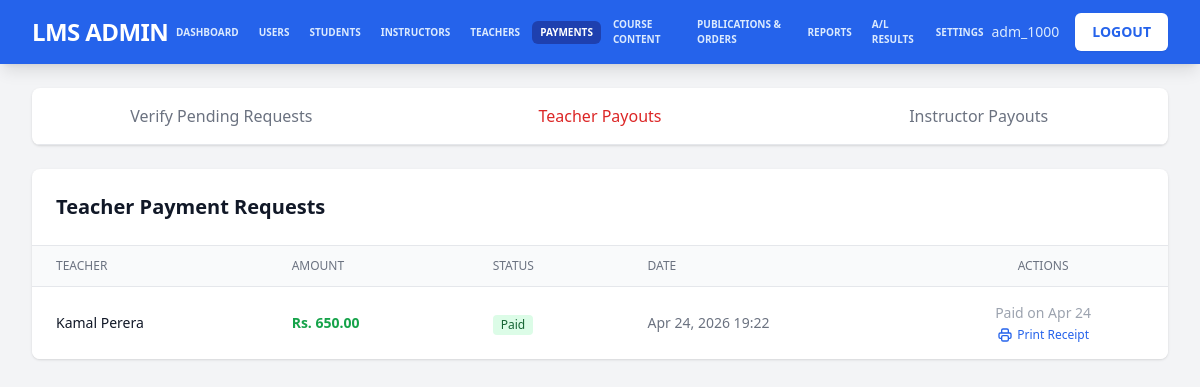
Page /admin/verify_payments.php?tab=teacher_req (signed in) on the committed database.
### tables this page shows
CREATE TABLE `teacher_payment_requests` (
  `id` int(11) NOT NULL,
  `teacher_id` varchar(20) NOT NULL,
  `amount` decimal(10,2) NOT NULL,
  `status` enum('pending','paid','approved','rejected') DEFAULT 'pending',
  `payment_method` varchar(50) DEFAULT NULL,
  `request_date` timestamp NOT NULL DEFAULT current_timestamp(),
  `processed_date` timestamp NULL DEFAULT NULL,
  `admin_notes` text DEFAULT NULL,
  `processed_by` varchar(20) DEFAULT NULL
);

CREATE TABLE `users` (
  `user_id` varchar(20) NOT NULL COMMENT 'Unique user ID (e.g., stu_0001, tea_1000, adm_1000)',
  `email` varchar(255) DEFAULT NULL,
  `password` varchar(255) NOT NULL COMMENT 'Hashed password',
  `role` enum('student','teacher','instructor','admin') NOT NULL DEFAULT 'student' COMMENT 'User role: student, teacher, instructor, admin',
  `first_name` varchar(100) DEFAULT NULL COMMENT 'First name',
  `second_name` varchar(100) DEFAULT NULL COMMENT 'Last name',
  `dob` date DEFAULT NULL COMMENT 'Date of birth',
  `school_name` varchar(200) DEFAULT NULL COMMENT 'School name',
  `exam_year` int(4) DEFAULT NULL COMMENT 'Exam year (e.g., 2024)',
  `closest_town` varchar(100) DEFAULT NULL COMMENT 'Closest town',
  `district` varchar(100) DEFAULT NULL COMMENT 'District',
  `address` text DEFAULT NULL COMMENT 'Full address',
  `nic_no` varchar(20) DEFAULT NULL COMMENT 'NIC number',
  `mobile_number` varchar(20) DEFAULT NULL COMMENT 'Mobile phone number',
  `whatsapp_number` varchar(20) DEFAULT NULL COMMENT 'WhatsApp number',
  `gender` enum('male','female') DEFAULT NULL COMMENT 'Gender',
  `profile_picture` varchar(255) DEFAULT NULL COMMENT 'Path to profile picture',
  `registering_date` date NOT NULL COMMENT 'Date of registration',
  `status` tinyint(1) NOT NULL DEFAULT 1 COMMENT 'Account status: 1=active, 0=inactive',
  `approved` tinyint(1) NOT NULL DEFAULT 0 COMMENT 'Approval status: 1=approved, 0=not approved',
  `al_details_requested` tinyint(1) DEFAULT 0,
  `verification_method` varchar(20) DEFAULT 'none' COMMENT 'Verification method: nic, mobile, none',
  `created_at` timestamp NOT NULL DEFAULT current_timestamp() COMMENT 'Record creation timestamp',
  `updated_at` timestamp NOT NULL DEFAULT current_timestamp() ON UPDATE current_timestamp() COMMENT 'Record update timestamp',
  `session_token` varchar(64) DEFAULT NULL COMMENT 'Session token for single login',
  `session_created_at` datetime DEFAULT NULL COMMENT 'Session creation timestamp',
  `commission_rate` decimal(5,2) DEFAULT 75.00,
  `requested_commission_rate` decimal(5,2) DEFAULT 75.00,
  `rating` decimal(3,2) DEFAULT 0.00,
  `hourly_rate` decimal(10,2) DEFAULT 0.00,
  `rating_count` int(11) DEFAULT 0,
  `total_rating` decimal(12,2) DEFAULT 0.00
);

### admin/verify_payments.php (the view, shortened to what this page needs)
<?php
require_once '../config.php';
$active_tab = $_GET['tab'] ?? 'verify';
$teacher_requests = [];
if ($active_tab === 'teacher_req') {
    $req_sql = "SELECT tr.*, u.first_name, u.second_name FROM teacher_payment_requests tr JOIN users u ON tr.teacher_id COLLATE utf8mb4_unicode_ci = u.user_id COLLATE utf8mb4_unicode_ci ORDER BY tr.request_date DESC";
    $req_res = $conn->query($req_sql);
    if ($req_res) {
        while ($row = $req_res->fetch_assoc()) {
            $teacher_requests[] = $row;
        }
    }
}
?>
<!DOCTYPE html>
<html lang="en">
<head>
    <script src="https://cdn.tailwindcss.com"></script>
</head>
<body class="bg-gray-100">
    <?php include 'header.php'; ?>
    <div class="max-w-7xl mx-auto py-6 px-4 sm:px-6 lg:px-8">
        <div class="bg-white rounded-lg shadow mb-6 overflow-hidden">
            <div class="border-b border-gray-200 overflow-x-auto no-scrollbar">
                <nav class="flex -mb-px" aria-label="Tabs">
                    <a href="?tab=verify" class="whitespace-nowrap py-4 px-6 text-center font-medium text-sm sm:text-base flex-1 shrink-0 <?php echo $active_tab === 'verify' ? 'tab-active' : 'tab-inactive hover:bg-gray-50'; ?>">
                        Verify Pending Requests
                    </a>
                    <a href="?tab=teacher_req" class="whitespace-nowrap py-4 px-6 text-center font-medium text-sm sm:text-base flex-1 shrink-0 <?php echo $active_tab === 'teacher_req' ? 'tab-active' : 'tab-inactive hover:bg-gray-50'; ?>">
                        Teacher Payouts
                    </a>
                    <a href="?tab=inst_req" class="whitespace-nowrap py-4 px-6 text-center font-medium text-sm sm:text-base flex-1 shrink-0 <?php echo $active_tab === 'inst_req' ? 'tab-active' : 'tab-inactive hover:bg-gray-50'; ?>">
                        Instructor Payouts
                    </a>
                </nav>
            </div>
        </div>
        <?php if ($active_tab === 'teacher_req'): ?>
            <div class="space-y-8">
                <div class="bg-white rounded-lg shadow overflow-hidden">
                    <div class="p-6 border-b border-gray-200 flex justify-between items-center">
                        <h2 class="text-xl font-bold text-gray-900">Teacher Payment Requests</h2>
                    </div>
                    <?php if (empty($teacher_requests)): ?>
                        <div class="p-12 text-center text-gray-500">No requests found.</div>
                    <?php else: ?>
                        <div class="overflow-x-auto">
                            <table class="min-w-full divide-y divide-gray-200">
                                <thead class="bg-gray-50">
                                    <tr>
                                        <th class="px-6 py-3 text-left text-xs font-medium text-gray-500 uppercase">Teacher</th>
                                        <th class="px-6 py-3 text-left text-xs font-medium text-gray-500 uppercase">Amount</th>
                                        <th class="px-6 py-3 text-left text-xs font-medium text-gray-500 uppercase">Status</th>
                                        <th class="px-6 py-3 text-left text-xs font-medium text-gray-500 uppercase">Date</th>
                                        <th class="px-6 py-3 text-center text-xs font-medium text-gray-500 uppercase">Actions</th>
                                    </tr>
                                </thead>
                                <tbody class="bg-white divide-y divide-gray-200">
                                    <?php foreach ($teacher_requests as $req): ?>
                                        <tr class="hover:bg-gray-50">
                                            <td class="px-6 py-4 text-sm font-medium text-gray-900"><?php echo htmlspecialchars($req['first_name'].' '.$req['second_name']); ?></td>
                                            <td class="px-6 py-4 text-sm font-bold text-green-600">Rs. <?php echo number_format($req['amount'], 2); ?></td>
                                            <td class="px-6 py-4">
                                                <span class="inline-flex items-center px-2 py-0.5 rounded text-xs font-medium <?php echo $req['status'] === 'pending' ? 'bg-yellow-100 text-yellow-800' : ($req['status'] === 'paid' ? 'bg-green-100 text-green-800' : 'bg-red-100 text-red-800'); ?>">
                                                    <?php echo ucfirst($req['status']); ?>
                                                </span>
                                            </td>
                                            <td class="px-6 py-4 text-sm text-gray-500"><?php echo date('M d, Y H:i', strtotime($req['request_date'])); ?></td>
                                            <td class="px-6 py-4 text-center">
                                                <?php if ($req['status'] === 'pending'): ?>
                                                    <button onclick="openPayModal('<?php echo $req['id']; ?>', '<?php echo htmlspecialchars($req['first_name'].' '.$req['second_name']); ?>', '<?php echo $req['amount']; ?>')" class="bg-green-600 text-white px-3 py-1 rounded text-sm hover:bg-green-700">Pay</button>
                                                <?php else: ?>
                                                    <div class="flex flex-col items-center justify-center gap-1">
                                                        <span class="text-gray-400 text-sm">Paid on <?php echo $req['processed_date'] ? date('M d', strtotime($req['processed_date'])) : 'Unknown'; ?></span>
                                                        <button onclick="printReceipt('<?php echo $req['teacher_id']; ?>', '<?php echo ucfirst(htmlspecialchars($req['payment_method'])); ?>', '<?php echo htmlspecialchars(addslashes($req['admin_notes'])); ?>', '<?php echo $req['amount']; ?>', '<?php echo $req['processed_date']; ?>')" class="text-blue-600 hover:text-blue-800 text-xs flex items-center">
                                                            Print Receipt
                                                        </button>
                                                    </div>
                                                <?php endif; ?>
                                            </td>
                                        </tr>
                                    <?php endforeach; ?>
                                </tbody>
                            </table>
                        </div>
                    <?php endif; ?>
                </div>
            </div>
        <?php endif; ?>
    </div>
</body>
</html>

### admin/verify_payments.php (style rules this page uses)
.tab-active { color: #dc2626; border-bottom: 2px solid #dc2626; margin-bottom: -1px; }
.tab-inactive { color: #6b7280; }
.no-scrollbar { -ms-overflow-style: none; scrollbar-width: none; }

### rows in the picture
teacher_payment_requests: users.first_name+second_name "Kamal Perera", amount "650.00", status "Paid", request_date "Apr 24, 2026 19:22", processed_date "Apr 24"

### other values in the picture
$_SESSION['username'] "adm_1000"
